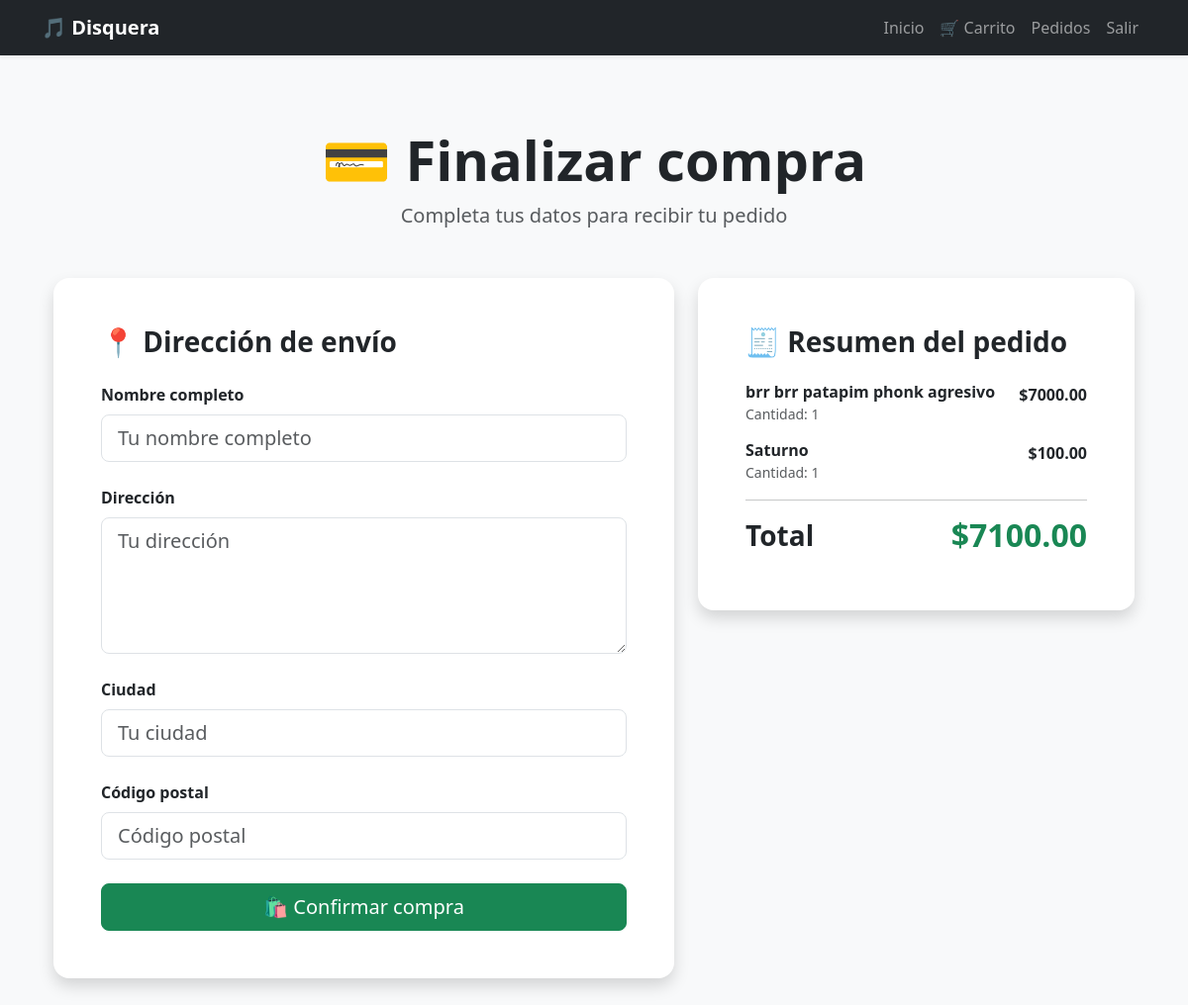
Before: /checkout/ (signed in) with the older database file.
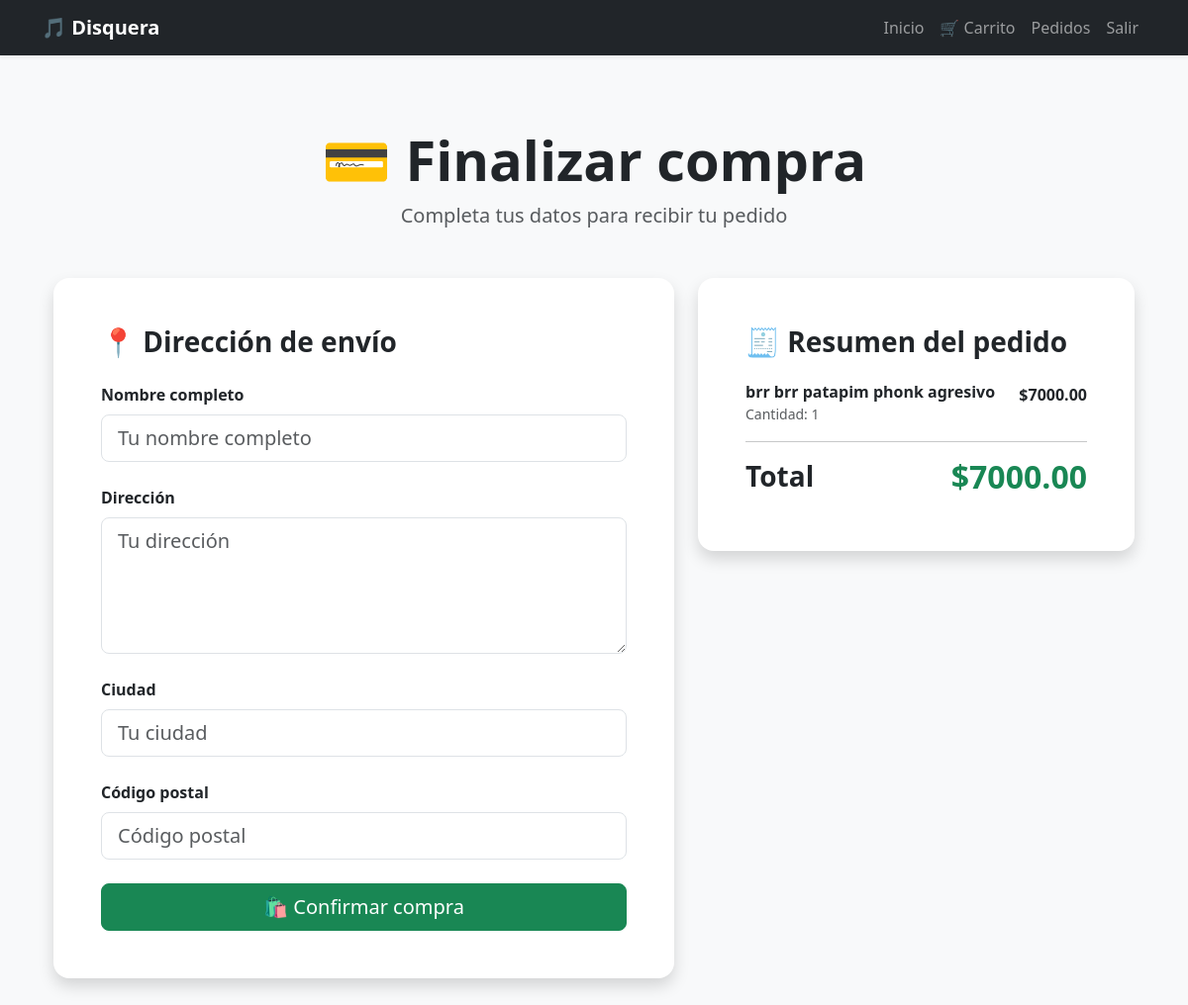
After: the same page with the newer database file.
### disquera/models.py (models this page shows, shortened)
class CartItem(models.Model):
    user = models.ForeignKey(User, on_delete=models.CASCADE)
    post = models.ForeignKey(Post, on_delete=models.CASCADE)
    quantity = models.PositiveIntegerField(default=1)
    created_at = models.DateTimeField(auto_now_add=True)
    def subtotal(self):
        return self.post.price * self.quantity

class Post(models.Model):
    ACTIVE = 'active'
    DRAFT = 'draft'
    CHOICES_STATUS = (
        (ACTIVE, 'Active'),
        (DRAFT, 'Draft'),
    )
    artist = models.ForeignKey(
        Artist,
        related_name='posts',
        on_delete=models.CASCADE,
        null=True,
        blank=True
    )
    category = models.ForeignKey(Category, related_name='posts', on_delete=models.CASCADE)
    title = models.CharField(max_length=255)
    slug = models.SlugField(max_length=255)
    intro = models.TextField()
    body = models.TextField()
    songs = models.TextField(
    blank=True,
    null=True
)
    price = models.DecimalField(max_digits=8, decimal_places=2, default=0)
    stock = models.PositiveIntegerField(default=1)
    created_at = models.DateTimeField(auto_now_add=True)
    status = models.CharField(max_length=10, choices=CHOICES_STATUS, default=ACTIVE)
    image = models.ImageField(upload_to='upload/', blank=True, null=True)

### disquera/views.py (the view)
# urls.py: path('checkout/', checkout, name='checkout'),
@login_required
def checkout(request):
    items = CartItem.objects.filter(
        user=request.user
    )
    total = sum(
        item.subtotal()
        for item in items
    )
    if request.method == 'POST':
        form = CheckoutForm(request.POST)
        if form.is_valid():
            order = form.save(commit=False)
            order.user = request.user
            order.total = total
            order.status = Order.PAID
            order.save()
            for item in items:
                OrderItem.objects.create(
                    order=order,
                    post=item.post,
                    quantity=item.quantity,
                    price=item.post.price
                )
            items.delete()
            return redirect('success')
    else:
        form = CheckoutForm()
    return render(request, 'disquera/checkout.html', {
        'items': items,
        'total': total,
        'form': form
    })

### disquera/forms.py
class CheckoutForm(forms.ModelForm):
    class Meta:
        model = Order
        fields = [
            'full_name',
            'address',
            'city',
            'postal_code'
        ]
        widgets = {
            'full_name': forms.TextInput(attrs={
                'class': 'form-control form-control-lg',
                'placeholder': 'Tu nombre completo'
            }),
            'address': forms.Textarea(attrs={
                'class': 'form-control form-control-lg',
                'placeholder': 'Tu dirección',
                'rows': 4
            }),
            'city': forms.TextInput(attrs={
                'class': 'form-control form-control-lg',
                'placeholder': 'Tu ciudad'
            }),
            'postal_code': forms.TextInput(attrs={
                'class': 'form-control form-control-lg',
                'placeholder': 'Código postal'
            }),
        }

### disquera/templates/Disquera/checkout.html (shortened to what this page needs)
{% extends 'disquera/base.html' %}
{% block content %}
<div class="container py-5">
    <div class="text-center mb-5">
        <h1 class="display-4 fw-bold">
            💳 Finalizar compra
        </h1>
        <p class="lead text-muted">
            Completa tus datos para recibir tu pedido
        </p>
    </div>
    <div class="row g-4">
        <div class="col-lg-7">
            <div class="card shadow border-0 rounded-4">
                <div class="card-body p-5">
                    <h3 class="fw-bold mb-4">
                        📍 Dirección de envío
                    </h3>
                    <form method="POST">
                        <div class="mb-4">
                            <label class="form-label fw-bold">
                                Nombre completo
                            </label>
                            {{ form.full_name }}
                        </div>
                        <div class="mb-4">
                            <label class="form-label fw-bold">
                                Dirección
                            </label>
                            {{ form.address }}
                        </div>
                        <div class="mb-4">
                            <label class="form-label fw-bold">
                                Ciudad
                            </label>
                            {{ form.city }}
                        </div>
                        <div class="mb-4">
                            <label class="form-label fw-bold">
                                Código postal
                            </label>
                            {{ form.postal_code }}
                        </div>
                        <button class="btn btn-success btn-lg w-100 rounded-3">
                            🛍️ Confirmar compra
                        </button>
                    </form>
                </div>
            </div>
        </div>
        <div class="col-lg-5">
            <div class="card shadow border-0 rounded-4">
                <div class="card-body p-5">
                    <h3 class="fw-bold mb-4">
                        🧾 Resumen del pedido
                    </h3>
                    {% for item in items %}
                        <div class="d-flex justify-content-between mb-3">
                            <div>
                                <h6 class="fw-bold mb-0">
                                    {{ item.post.title }}
                                </h6>
                                <small class="text-muted">
                                    Cantidad: {{ item.quantity }}
                                </small>
                            </div>
                            <span class="fw-bold">
                                ${{ item.subtotal }}
                            </span>
                        </div>
                    {% endfor %}
                    <hr>
                    <div class="d-flex justify-content-between align-items-center">
                        <h3 class="fw-bold">
                            Total
                        </h3>
                        <h2 class="text-success fw-bold">
                            ${{ total }}
                        </h2>
                    </div>
                </div>
            </div>
        </div>
    </div>
</div>
{% endblock %}

Changed rows visible on the page:
removed CartItem: post "Saturno", quantity "1", subtotal "100.00"
Other visible differences:
{{ total }}: "7100.00" → "7000.00"
